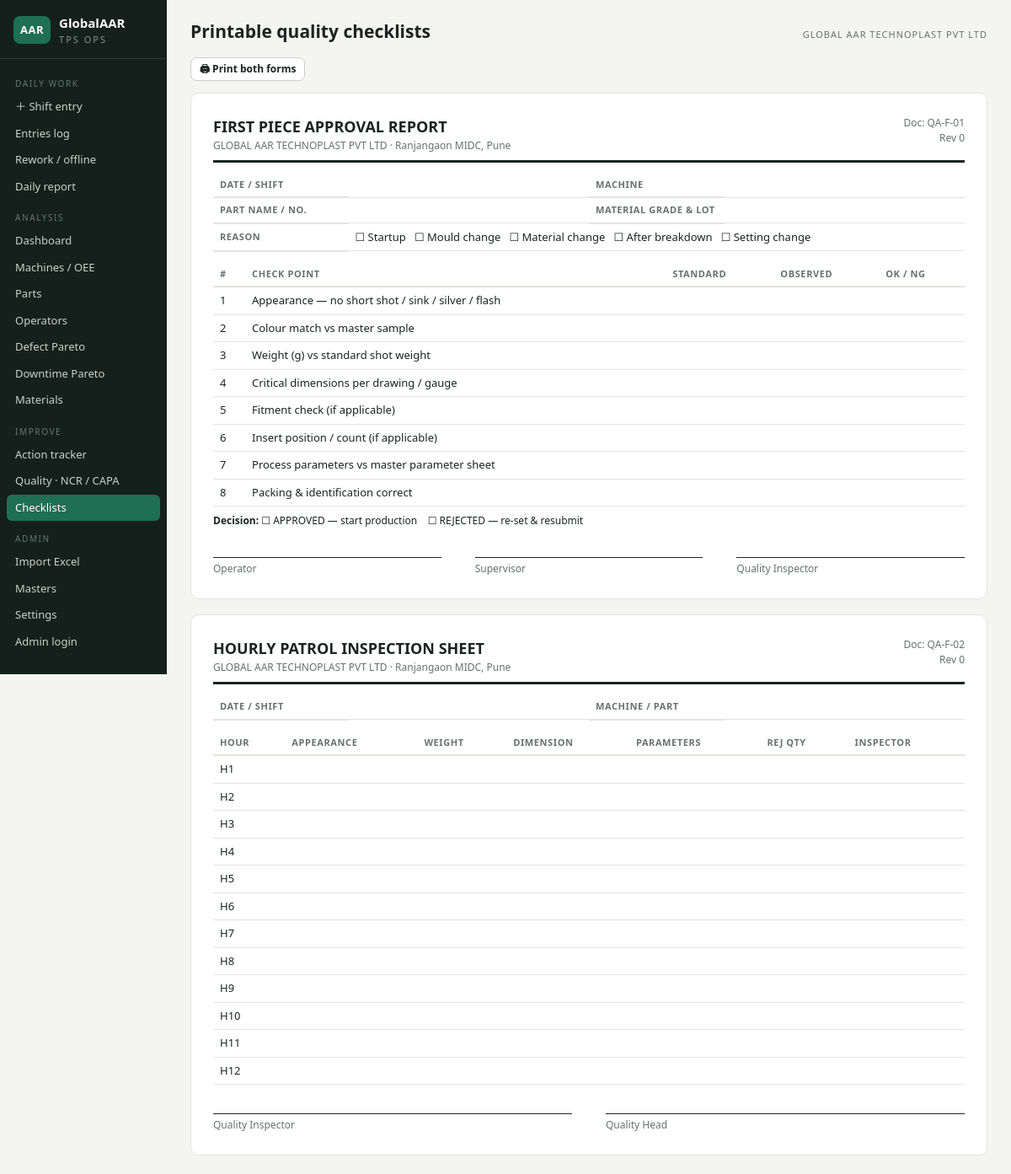
Page /quality/checklists on the committed database.
### tables this page shows
CREATE TABLE settings (
    key TEXT PRIMARY KEY, value TEXT
);

### app/main.py (the view)
@app.get("/quality/checklists", response_class=HTMLResponse)
def checklists(request: Request):
    con = get_db()
    return render(request, "checklists.html", con, m=masters_lists(con),
                  plant=get_setting(con, "plant"))

### app/templates/checklists.html (shortened to what this page needs)
{% extends "base.html" %}
{% block heading %}Printable quality checklists{% endblock %}
{% block content %}
<div class="filter-bar no-print">
  <button class="btn sm sec" type="button" onclick="window.print()">🖨 Print both forms</button>
</div>
<div class="print-doc" style="margin-bottom:18px">
  <div class="doc-head">
    <div><h2>FIRST PIECE APPROVAL REPORT</h2>
      <div style="font-size:12px;color:var(--muted)">{{ company }} · {{ plant }}</div></div>
    <div style="text-align:right;font-size:12px;color:var(--muted)">Doc: QA-F-01<br>Rev 0</div>
  </div>
  <table class="blank-tbl" style="margin-bottom:12px">
    <tr><th style="width:18%">Date / Shift</th><td></td><th style="width:18%">Machine</th><td></td></tr>
    <tr><th>Part name / no.</th><td></td><th>Material grade &amp; lot</th><td></td></tr>
    <tr><th>Reason</th><td colspan="3">☐ Startup &nbsp; ☐ Mould change &nbsp; ☐ Material change &nbsp; ☐ After breakdown &nbsp; ☐ Setting change</td></tr>
  </table>
  <table class="blank-tbl">
    <tr><th>#</th><th>Check point</th><th>Standard</th><th>Observed</th><th>OK / NG</th></tr>
    {% for c in ['Appearance — no short shot / sink / silver / flash','Colour match vs master sample',
                 'Weight (g) vs standard shot weight','Critical dimensions per drawing / gauge',
                 'Fitment check (if applicable)','Insert position / count (if applicable)',
                 'Process parameters vs master parameter sheet','Packing & identification correct'] %}
    <tr><td>{{ loop.index }}</td><td>{{ c }}</td><td></td><td></td><td></td></tr>
    {% endfor %}
  </table>
  <p style="font-size:12px;margin-top:8px"><b>Decision:</b> ☐ APPROVED — start production &nbsp;&nbsp; ☐ REJECTED — re-set &amp; resubmit</p>
  <div class="sig-row"><div class="sig">Operator</div><div class="sig">Supervisor</div><div class="sig">Quality Inspector</div></div>
</div>
<div class="print-doc">
  <div class="doc-head">
    <div><h2>HOURLY PATROL INSPECTION SHEET</h2>
      <div style="font-size:12px;color:var(--muted)">{{ company }} · {{ plant }}</div></div>
    <div style="text-align:right;font-size:12px;color:var(--muted)">Doc: QA-F-02<br>Rev 0</div>
  </div>
  <table class="blank-tbl" style="margin-bottom:12px">
    <tr><th style="width:18%">Date / Shift</th><td></td><th style="width:18%">Machine / Part</th><td></td></tr>
  </table>
  <table class="blank-tbl">
    <tr><th>Hour</th><th>Appearance</th><th>Weight</th><th>Dimension</th><th>Parameters</th><th>Rej qty</th><th>Inspector</th></tr>
    {% for h in range(1, 13) %}<tr><td>H{{ h }}</td><td></td><td></td><td></td><td></td><td></td><td></td></tr>{% endfor %}
  </table>
  <div class="sig-row"><div class="sig">Quality Inspector</div><div class="sig">Quality Head</div></div>
</div>
{% endblock %}

### app/templates/base.html (shortened to what this page needs)
<!doctype html>
<html lang="en">
<head>
<link rel="stylesheet" href="/static/style.css">
</head>
<body>
<aside class="nav no-print">
  <div class="brand">
    <div class="brand-mark">AAR</div>
    <div>
      <div class="brand-name">GlobalAAR</div>
      <div class="brand-sub">TPS Ops</div>
    </div>
  </div>
  <nav>
    <div class="nav-sec">Daily work</div>
    <a href="/entry" class="{{ 'on' if request.url.path.startswith('/entry') and not request.url.path.startswith('/entries') }}">＋ Shift entry</a>
    <a href="/entries" class="{{ 'on' if request.url.path.startswith('/entries') }}">Entries log</a>
    <a href="/rework" class="{{ 'on' if request.url.path.startswith('/rework') }}">Rework / offline</a>
    <a href="/daily" class="{{ 'on' if request.url.path.startswith('/daily') }}">Daily report</a>
    <div class="nav-sec">Analysis</div>
    <a href="/" class="{{ 'on' if request.url.path == '/' }}">Dashboard</a>
    <a href="/machines" class="{{ 'on' if request.url.path.startswith('/machines') }}">Machines / OEE</a>
    <a href="/parts-summary" class="{{ 'on' if request.url.path.startswith('/parts-summary') }}">Parts</a>
    <a href="/operators" class="{{ 'on' if request.url.path.startswith('/operators') }}">Operators</a>
    <a href="/defects" class="{{ 'on' if request.url.path.startswith('/defects') }}">Defect Pareto</a>
    <a href="/downtime" class="{{ 'on' if request.url.path.startswith('/downtime') }}">Downtime Pareto</a>
    <a href="/materials" class="{{ 'on' if request.url.path.startswith('/materials') }}">Materials</a>
    <div class="nav-sec">Improve</div>
    <a href="/actions" class="{{ 'on' if request.url.path.startswith('/actions') }}">Action tracker</a>
    <a href="/quality" class="{{ 'on' if request.url.path == '/quality' or request.url.path.startswith('/quality/capa') }}">Quality · NCR / CAPA</a>
    <a href="/quality/checklists" class="{{ 'on' if request.url.path.startswith('/quality/check') }}">Checklists</a>
    <div class="nav-sec">Admin</div>
    <a href="/import" class="{{ 'on' if request.url.path.startswith('/import') }}">Import Excel</a>
    <a href="/masters" class="{{ 'on' if request.url.path.startswith('/masters') }}">Masters</a>
    <a href="/settings" class="{{ 'on' if request.url.path.startswith('/settings') }}">Settings</a>
    {% if admin %}<a href="/logout">Log out (admin)</a>{% else %}<a href="/login">Admin login</a>{% endif %}
  </nav>
</aside>
<main>
  <header class="topbar no-print">
    <h1>{% block heading %}{% endblock %}</h1>
    <div class="co">{{ company }}</div>
  </header>
  {% block content %}{% endblock %}
</main>
</body>
</html>

### app/static/style.css (style rules this page uses)
:root { --bg:#f4f5f2; --panel:#ffffff; --ink:#1c2321; --muted:#68716d; --grid:#e2e5e0; --c1:#1f6f54; --c1-soft:#e3efe9; --c2:#c96f1e; --c2-soft:#f7ead9; --bad:#b3372f; --bad-soft:#f6e3e1; --good:#1f6f54; --warn:#a8760c; --warn-soft:#f5ecd7; --nav:#15201c; --nav-ink:#c8d2cc; }
* { box-sizing:border-box }
body { margin:0;font:14px/1.5 "Avenir Next","Segoe UI",system-ui,sans-serif;background:var(--bg);color:var(--ink);display:flex;min-height:100vh }
a { color:var(--c1) }
main { flex:1;padding:22px 28px;min-width:0;max-width:1200px }
.nav { width:198px;flex-shrink:0;background:var(--nav);color:var(--nav-ink);padding:16px 0;position:sticky;top:0;height:100vh;overflow-y:auto }
.brand { display:flex;gap:10px;align-items:center;padding:0 16px 14px;border-bottom:1px solid #2a3833 }
.brand-mark { background:var(--c1);color:#fff;font-weight:700;border-radius:8px;padding:7px 8px;font-size:13px;letter-spacing:.5px }
.brand-name { font-weight:700;color:#fff;font-size:15px }
.brand-sub { font-size:11px;letter-spacing:2px;text-transform:uppercase;color:#7d9a8d }
.nav nav { display:flex;flex-direction:column;padding:8px }
.nav-sec { font-size:10px;letter-spacing:1.6px;text-transform:uppercase;color:#5f7a6e;margin:14px 10px 4px }
.nav a { color:var(--nav-ink);text-decoration:none;padding:6px 10px;border-radius:6px;font-size:13px }
.nav a.on { background:var(--c1);color:#fff }
.topbar { display:flex;justify-content:space-between;align-items:baseline;margin-bottom:14px }
.topbar h1 { font-size:21px;margin:0 }
.co { font-size:11px;letter-spacing:1px;text-transform:uppercase;color:var(--muted) }
table { width:100%;border-collapse:collapse;font-size:13px }
th { font-size:11px;text-transform:uppercase;letter-spacing:.6px;color:var(--muted);text-align:left;padding:6px 8px;border-bottom:2px solid var(--grid);white-space:nowrap }
td { padding:6px 8px;border-bottom:1px solid var(--grid);vertical-align:top }
.btn { display:inline-block;background:var(--c1);color:#fff;border:none;border-radius:7px;padding:9px 18px;font:inherit;font-weight:600;cursor:pointer;text-decoration:none }
.btn.sec { background:#fff;color:var(--ink);border:1px solid #c9cec9 }
.btn.sm { padding:4px 10px;font-size:12px }
.filter-bar { display:flex;gap:10px;align-items:end;flex-wrap:wrap;margin-bottom:14px }
.print-doc { background:#fff;padding:26px;border:1px solid var(--grid);border-radius:10px }
.print-doc .doc-head { display:flex;justify-content:space-between;border-bottom:3px solid var(--ink);padding-bottom:8px;margin-bottom:12px }
.print-doc .doc-head h2 { margin:0;font-size:18px }
.sig-row { display:flex;gap:40px;margin-top:34px }
.sig { flex:1;border-top:1px solid var(--ink);padding-top:4px;font-size:12px;color:var(--muted) }
.blank-tbl td { height:26px }

### rows in the picture
settings: value "GLOBAL AAR TECHNOPLAST PVT LTD"
settings: value "Ranjangaon MIDC, Pune"

### other values in the picture
{{ c }} "Appearance — no short shot / sink / silver / flash" "Colour match vs master sample" "Weight (g) vs standard shot weight" "Critical dimensions per drawing / gauge" "Fitment check (if applicable)" "Insert position / count (if applicable)" "Process parameters vs master parameter sheet" "Packing & identification correct"
{{ h }} "1" "2" "3" "4" "5" "6" "7" "8" "9" "10" "11" "12"
